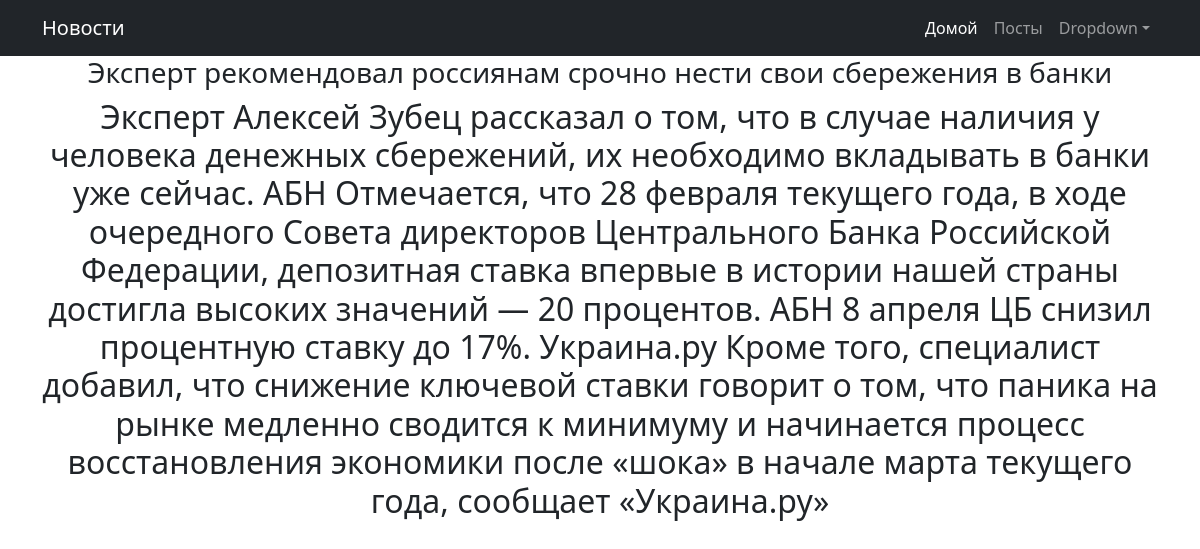
Page /posts/3 on the committed database.
### project_news/models.py (models this page shows, shortened)
class Post(models.Model):
    author = models.ForeignKey(Author, on_delete=models.CASCADE, verbose_name='Автор')
    NEWS = 'NW'
    ARTICLE = 'AR'
    TYPE = (
        (NEWS, 'Новость'),
        (ARTICLE, 'Статья'),
    )
    type = models.CharField(max_length=2, choices=TYPE, default=NEWS, verbose_name='Категория' )
    dateCreation = models.DateTimeField(auto_now_add=True, verbose_name='Опубликовано')
    category = models.ManyToManyField(Category, through='PostCategory')
    title = models.CharField(max_length=128, verbose_name='Заголовок')
    text = models.TextField(null=True, blank=True, verbose_name='Текст')
    rating = models.SmallIntegerField(default=0, verbose_name='Рейтинг')

### project_news/views.py (the view)
# urls.py: path('<int:pk>', PostDetail.as_view(), name='post_detail'),
class PostDetail(DetailView):
    model = Post
    template_name = 'post.html'
    context_object_name = 'post'

### project_news/templatetags/custom_filters.py (called while the page is built)
@register.filter()
def censor(value):
   text_censor = ['редиска', 'дурак']
   for i in text_censor:
      if i in value:
         value = value.replace(i, '*')
   return value

### templates/post.html (shortened to what this page needs)
{% extends 'flatpages/default.html' %}
{% load custom_filters %}
{% load custom_tags %}
{% block content %}
<h3>{{ post.title|censor }}</h3>
<h2>{{ post.text }}</h2>
{% endblock content %}

### rows in the picture
Post: title|censor "Эксперт рекомендовал россиянам срочно нести свои сбережения в банки", text "Эксперт Алексей Зубец рассказал о том, что в случае наличия у человека денежных сбережений, их необходимо вкладывать в банки уже сейчас. АБН Отмечается, что 28 февраля текущего года, в ходе очередного Совета директоров Центрального Банка Российской Федерации, депозитная ставка впервые в истории нашей страны достигла высоких значений — 20 процентов. АБН 8 апреля ЦБ снизил процентную ставку до 17%. Украина.ру Кроме того, специалист добавил, что снижение ключевой ставки говорит о том, что паника на рынке медленно сводится к минимуму и начинается процесс восстановления экономики после «шока» в начале марта текущего года, сообщает «Украина.ру»"
